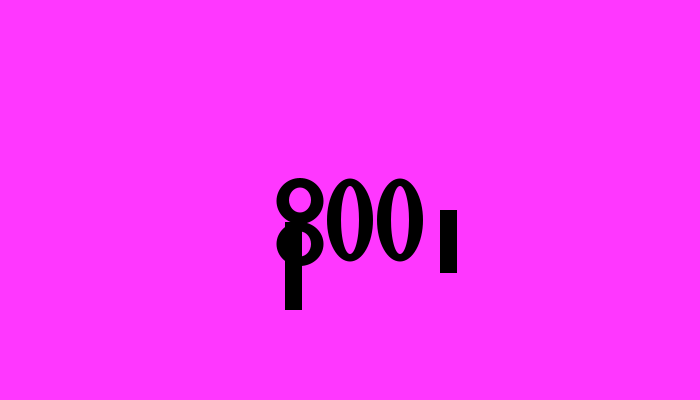
Frame 1 (no input)
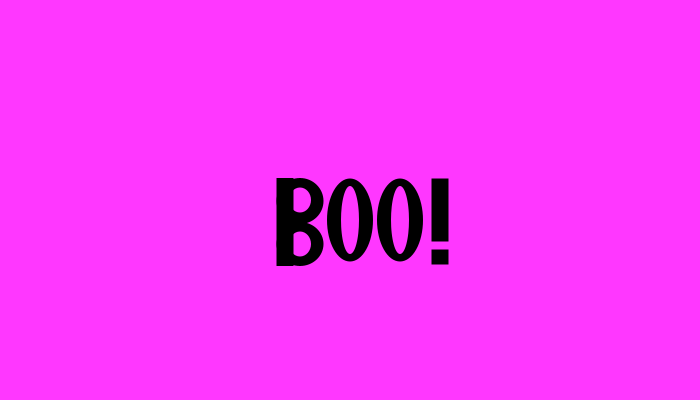
Frame 60 (the mouse pressed at the canvas centre just before this capture)
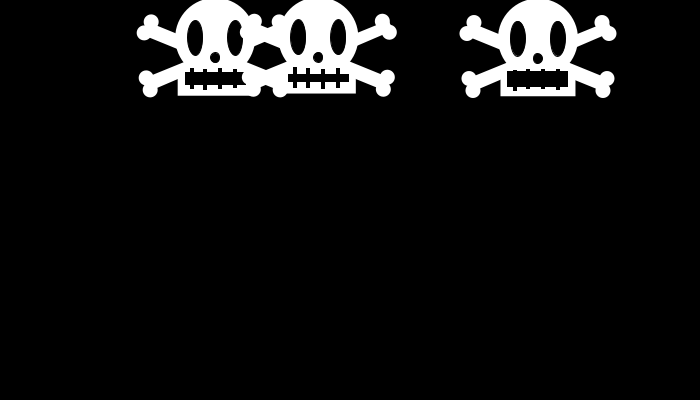
Frame 120 (the mouse held since frame 60 and released just before this capture)

The Processing sketch that drew these frames (run headless with seeded random() and noise(); from frame 60 on, the mouse is pressed at the canvas centre):

// Processing sketch: processing_74718
// ── processing_74718.pde

Skull mySkull1;
Skull mySkull2;
Skull mySkull3;

void setup() {
  size(700,400);
  mySkull1 = new Skull(0, 40); // Parameters go inside the parentheses when the object is constructed.
  mySkull2 = new Skull(30, 180);
  mySkull3 = new Skull(600, 300);
  smooth();  
}
 
void draw() {
  background(0, 0, 0);
   if (mouseY<height/2) {
    background(255,55,255);
    //Boo
   noStroke ();
smooth();
fill(0);
ellipse(300,201,47,46);
ellipse(300,244,47,44);
ellipse(350,220,46,83);
ellipse(400,220,46,83);
fill(255,55,255);
ellipse(350,220,18,68);
ellipse(400,220,18,68);
ellipse(300,200,22,25);
ellipse(300,244,22,25);
fill(0);
rect(285,222,17,88);
rect(440,210,17,63);
rect(440,257,17,15);

  }
  mySkull1.move();
  mySkull1.display();
  mySkull2.move();
  mySkull2.display();
  mySkull3.move();
  mySkull3.display();
}
 
class Skull { // Even though there are multiple objects, we still only need one class. No matter how many cookies we make, only one cookie cutter is needed.Isn’t object-oriented programming swell?
  float xpos;
  float ypos;
  float xspeed;
  float yspeed;
  
 
  Skull(float tempXpos, float tempYpos) { // The Constructor is defined with arguments.
    xpos = tempXpos;
    ypos = tempYpos;
    xspeed = 0.5 + random(2.); 
    yspeed = 1.0 +random (0.5);
  }
 
  void display() {
    noStroke ();
    fill(255); // Kars get brighter as they get closer to finish
          //crossbones
  ellipse(xpos-64,ypos-16,15,15);
   ellipse(xpos+64,ypos-16,15,15); 
    ellipse(xpos-71,ypos-5,15,15);
     ellipse(xpos+71,ypos-5,15,15);
      ellipse(xpos+65,ypos+52,15,15);
       ellipse(xpos-65,ypos+52,15,15);
        ellipse(xpos+69,ypos+40,15,15);
         ellipse(xpos-69,ypos+40,15,15);
 beginShape(); 
  vertex(xpos-70,ypos+40);
  vertex(xpos-65,ypos+53);
  vertex(xpos+75,ypos-7);
  vertex(xpos+70,ypos-17);
  endShape(CLOSE); 
   beginShape(); 
  vertex(xpos-70,ypos-2);
  vertex(xpos-65,ypos-15);
  vertex(xpos+70,ypos+40);
  vertex(xpos+65,ypos+53);
  endShape(CLOSE); 
    //skull;
    rectMode(CENTER);
    rect (xpos,ypos+random (40,45),75,random(28,32)/yspeed); 
    ellipseMode(CENTER);
    ellipse(xpos,ypos,80,80);
    fill(0);
  stroke(0);
  ellipse(xpos+20,ypos,15,35);
  ellipse(xpos-20,ypos,15,35);
  ellipse(xpos,ypos+20,9,10);
  //teeth 
  rect(xpos,ypos+random (40,45),60,random(8,18)/yspeed);
  rect(xpos-23,ypos+random (40,42),-3,random(18,20));
  rect(xpos-10,ypos+random (40,42),3,random(18,20));
  rect(xpos+5,ypos+random (40,42),3,random(18,20));
  rect(xpos+20,ypos+random (40,42),3,random(18,20));
  }
 
  void move() {
    
    xpos = xpos + xspeed;
    if ((xpos > width) || (xpos < 0)) {
      xspeed=xspeed *-1;
    }
    ypos=ypos-random(ypos-2,ypos+5);
    if (ypos< 20) {
     ypos=ypos+random(190,110);
    }
    ypos+=(mouseY-width/2);
    if(mouseY> xpos) {
      ypos=ypos +1;
    }
  }
}
